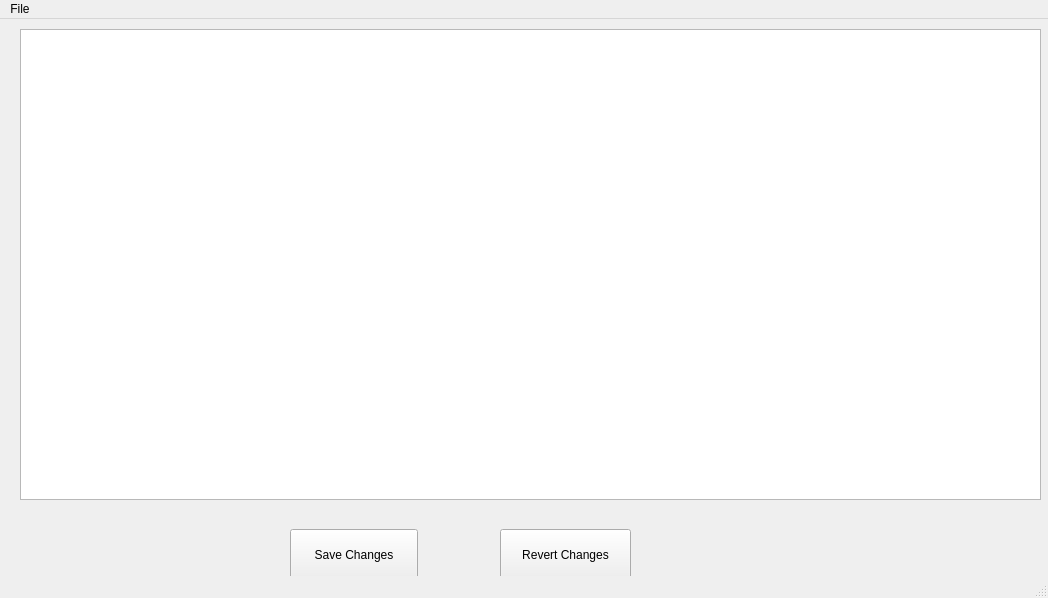
<?xml version="1.0" encoding="UTF-8"?>
<ui version="4.0">
 <class>TableWidget</class>
 <widget class="QMainWindow" name="TableWidget">
  <property name="geometry">
   <rect>
    <x>0</x>
    <y>0</y>
    <width>1048</width>
    <height>598</height>
   </rect>
  </property>
  <property name="windowTitle">
   <string>Table Widget Demo</string>
  </property>
  <widget class="QWidget" name="centralwidget">
   <widget class="QPushButton" name="bt_save">
    <property name="geometry">
     <rect>
      <x>290</x>
      <y>510</y>
      <width>128</width>
      <height>51</height>
     </rect>
    </property>
    <property name="text">
     <string>Save Changes</string>
    </property>
   </widget>
   <widget class="QTableView" name="tableView">
    <property name="geometry">
     <rect>
      <x>20</x>
      <y>10</y>
      <width>1021</width>
      <height>471</height>
     </rect>
    </property>
    <property name="sortingEnabled">
     <bool>true</bool>
    </property>
   </widget>
   <widget class="QPushButton" name="bt_revert">
    <property name="geometry">
     <rect>
      <x>500</x>
      <y>510</y>
      <width>131</width>
      <height>51</height>
     </rect>
    </property>
    <property name="text">
     <string>Revert Changes</string>
    </property>
   </widget>
  </widget>
  <widget class="QMenuBar" name="menubar">
   <property name="geometry">
    <rect>
     <x>0</x>
     <y>0</y>
     <width>1048</width>
     <height>22</height>
    </rect>
   </property>
   <widget class="QMenu" name="menuFile">
    <property name="title">
     <string>File</string>
    </property>
    <addaction name="actionExit"/>
   </widget>
   <addaction name="menuFile"/>
  </widget>
  <widget class="QStatusBar" name="statusbar"/>
  <action name="actionExit">
   <property name="text">
    <string>Exit</string>
   </property>
  </action>
 </widget>
 <resources/>
 <connections>
  <connection>
   <sender>actionExit</sender>
   <signal>triggered()</signal>
   <receiver>TableWidget</receiver>
   <slot>close()</slot>
   <hints>
    <hint type="sourcelabel">
     <x>-1</x>
     <y>-1</y>
    </hint>
    <hint type="destinationlabel">
     <x>468</x>
     <y>260</y>
    </hint>
   </hints>
  </connection>
 </connections>
</ui>
